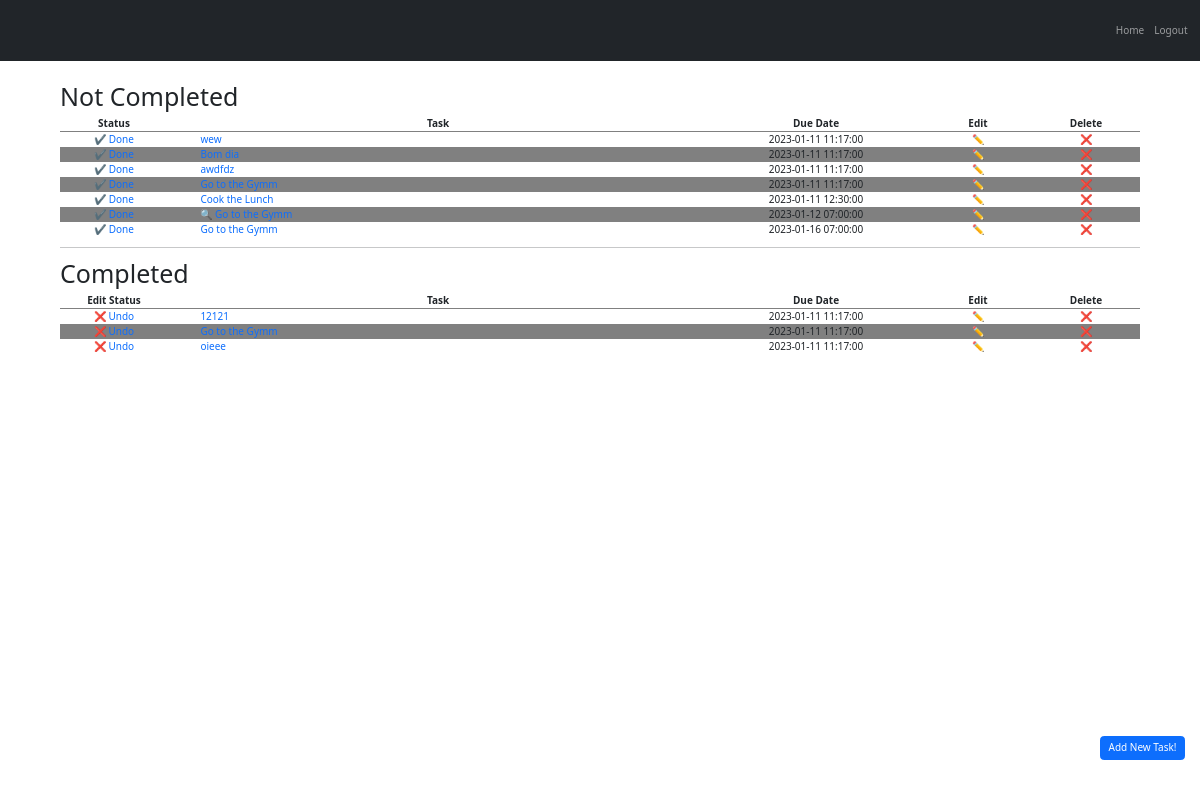
Before: /my-tasks (signed in) with the older database file.
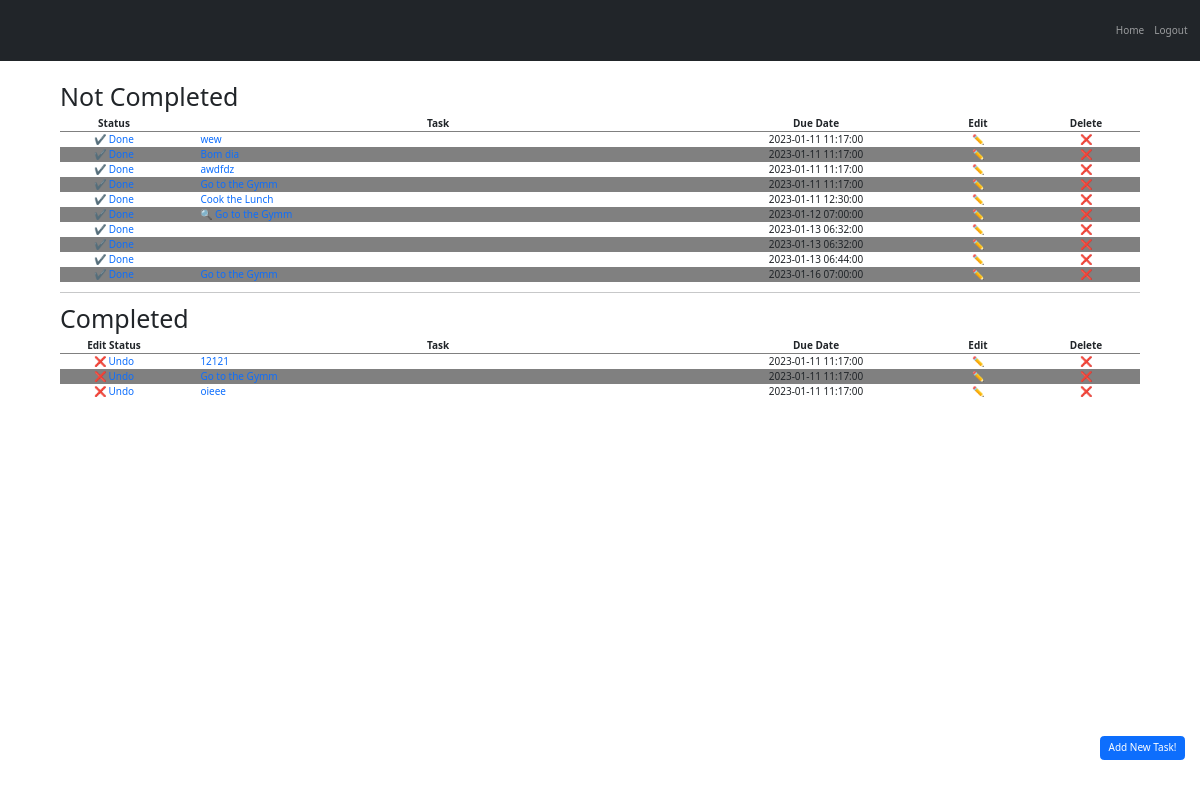
After: the same page with the newer database file.
### main.py (models this page shows)
class ToDo(db.Model, Base):
    __tablename__ = "to_dos"
    id = db.Column(db.Integer, primary_key=True)
    user_id = db.Column(db.Integer, ForeignKey('users.id'))
    user = relationship("User", back_populates="to_do_item")
    to_do_detail = relationship("Detail", back_populates="to_do_item")
    task_name = db.Column(db.String(255), nullable=False)
    completed = db.Column(db.Boolean, nullable=False)
    due_date = db.Column(db.DateTime, nullable=True)

### main.py (the view, shortened to what this page needs)
@app.route('/my-tasks', methods=['POST', 'GET'])
@login_required
def my_tasks():
    tasks = None
    some_completed = None
    some_uncompleted = None
    form = NewTaskForm()
    tasks = ToDo.query.order_by(ToDo.due_date).filter_by(user_id=current_user.id).all()
    if tasks:
        some_completed = any([task.completed for task in tasks])
        some_uncompleted = any([task.completed == False for task in tasks])
    return render_template('my-tasks.html', form=form, tasks=tasks, Detail=Detail, some_completed=some_completed,
                           some_uncompleted=some_uncompleted)

### main.py (called while the page is built)
@login_manager.user_loader
def load_user(user_id):
    return User.query.get(user_id)

### templates/my-tasks.html (shortened to what this page needs)
{% extends "bootstrap/base.html" %}
{% import "bootstrap/wtf.html" as wtf %}
{% block content %}
{% include 'header.html' %}
<div class="center-div">
<button id="openForm" class="add-new btn btn-primary" onclick="openForm()">Add New Task!</button>
{% if tasks %}
    {% if some_uncompleted %}
        <h1>Not Completed</h1>
        <table class="table_header">
            <tr>
                <th class="status">Status</th>
                <th class="">Task</th>
                <th class="due-date">Due Date</th>
                <th class="status">Edit</th>
                <th class="status">Delete</th>
            </tr>
            {% for task in tasks %}
                {% if not task.completed %}
                    <tr>
                        <td><a class="status no_text_decoration" href="{{url_for('completed', task_id=task.id) }}">✔ Done</a></td>
                        {% if Detail.query.filter_by(to_do_id=task.id).all() %}
                            <td class="task"><a class="no_text_decoration" href="{{ url_for('task', task_id=task.id, name=task.task_name) }}"><span class="no_text_decoration">🔍</span> {{ task.task_name }}</a></td>
                        {% else %}
                            <td class="task"><a class="no_text_decoration" href="{{ url_for('task', task_id=task.id, name=task.task_name) }}">{{ task.task_name }}</a></td>
                        {% endif %}
                        <td>{{ task.due_date }}</td>
                        <td class="no_text_decoration"><a class="no_text_decoration" href="{{ url_for('edit', id=task.id, type='task') }}">✏</a></td>
                        <td class="no_text_decoration"><a class="no_text_decoration" href="{{ url_for('delete', id=task.id, table='ToDo') }}">❌</a></td>
                    </tr>
                {% endif %}
            {% endfor %}
        </table>
    <hr>
    {% endif %}
        {% if some_completed %}
            <h1>Completed</h1>
            <table class="table_header">
                <tr>
                    <th class="status">Edit Status</th>
                    <th class="">Task</th>
                    <th class="due-date">Due Date</th>
                    <th class="status">Edit</th>
                    <th class="status">Delete</th>
                </tr>
                {% for task in tasks %}
                    {% if task.completed %}
                        <tr>
                            <td class="status"><a class="no_text_decoration" href="{{url_for('completed', task_id=task.id) }}">❌ Undo</a></td>
                            {% if Detail.query.filter_by(to_do_id=task.id).all() %}
                                <td class="task"><a class="no_text_decoration" href="{{ url_for('task', task_id=task.id, name=task.task_name) }}"><span class="no_text_decoration">🔍</span> {{ task.task_name }}</a></td>
                            {% else %}
                                <td class="task"><a class=""><a class="no_text_decoration" href="{{ url_for('task', task_id=task.id, name=task.task_name) }}">{{ task.task_name }}</a></td>
                            {% endif %}
                            <td>{{ task.due_date }}</td>
                            <td class=""><a class="no_text_decoration" href="{{ url_for('edit', id=task.id, type='task') }}">✏</a></td>
                            <td class=""><a class="no_text_decoration" href="{{ url_for('delete', id=task.id, table='ToDo') }}">❌</a></td>
                        </tr>
                    {% endif %}
                {% endfor %}
            </table>
        {% endif %}
{% endif %}
</div>
{% include 'footer.html' %}
{% endblock %}

### templates/header.html (shortened to what this page needs)
<!DOCTYPE html>
<html lang="en">
<head>
    <link rel="stylesheet" href="../static/style.css">
    <link href="https://cdn.jsdelivr.net/npm/bootstrap@5.2.3/dist/css/bootstrap.min.css" rel="stylesheet">
</head>
<body>
    <nav class="navbar navbar-dark bg-dark navbar-expand-md navbar-static-top" data-bs-theme="dark">
        <div class="container-fluid">
            <div data-toggle="collapse" data-target="navbar-collapse" class="collapse navbar-collapse" id="navbarContent">
                <ul class="navbar-nav ms-auto">
                    <li class="nav-item"><a class="nav-link" href="{{url_for('home')}}">Home</a></li>
                    {% if current_user.is_authenticated %}
                    <li class="nav-item"><a class="nav-link" href="{{url_for('logout')}}">Logout</a></li>
                    {% else %}
                    <li class="nav-item"><a class="nav-link" href="{{url_for('login')}}">Login</a></li>
                    <li class="nav-item"><a class="nav-link" href="{{url_for('register')}}">Register</a></li>
                    {% endif %}
                </ul>
            </div>
        </div>
    </nav>

### templates/footer.html (shortened to what this page needs)
</body>
</html>

### static/style.css (style rules this page uses)
.center-div { margin: 0 5% 0 5%; display: grid; align-content: center; }
.add-new { position: fixed; bottom: 40px; right: 15px; }
.status { width: 10%; }
.due-date { width: 20%; }
.table_header { width: 100%; text-align: center; margin: 0 auto; }
.no_text_decoration { text-decoration: none; }
.task { text-align: start; content-align: start; padding-left: 3%; }
table tr:nth-child(odd) { background-color: gray; }
table tr:nth-child(1) { background-color: white; border-bottom-style: solid; border-width: 0 0 0.2px 0; border-color: gray; }

Changed rows visible on the page:
added ToDo: due_date "2023-01-13 06:32:00", shown under "Not Completed"
added ToDo: due_date "2023-01-13 06:32:00", shown under "Not Completed"
added ToDo: due_date "2023-01-13 06:44:00", shown under "Not Completed"
